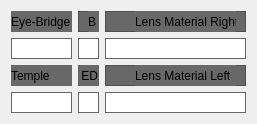
  <widget class="QWidget" name="layoutWidget">
   <property name="geometry">
    <rect>
     <x>20</x>
     <y>240</y>
     <width>237</width>
     <height>104</height>
    </rect>
   </property>
   <layout class="QGridLayout" name="gridLayout">
    <item row="0" column="0">
     <widget class="QFrame" name="frame_31">
      <property name="minimumSize">
       <size>
        <width>61</width>
        <height>21</height>
       </size>
      </property>
      <property name="maximumSize">
       <size>
        <width>61</width>
        <height>21</height>
       </size>
      </property>
      <property name="styleSheet">
       <string notr="true">background-color: #686868;</string>
      </property>
      <property name="frameShape">
       <enum>QFrame::StyledPanel</enum>
      </property>
      <property name="frameShadow">
       <enum>QFrame::Raised</enum>
      </property>
      <widget class="QLabel" name="label_56">
       <property name="geometry">
        <rect>
         <x>0</x>
         <y>0</y>
         <width>61</width>
         <height>21</height>
        </rect>
       </property>
       <property name="minimumSize">
        <size>
         <width>61</width>
         <height>21</height>
        </size>
       </property>
       <property name="maximumSize">
        <size>
         <width>61</width>
         <height>21</height>
        </size>
       </property>
       <property name="text">
        <string>Eye-Bridge</string>
       </property>
      </widget>
     </widget>
    </item>
    <item row="0" column="1">
     <widget class="QFrame" name="frame_36">
      <property name="minimumSize">
       <size>
        <width>21</width>
        <height>21</height>
       </size>
      </property>
      <property name="maximumSize">
       <size>
        <width>21</width>
        <height>21</height>
       </size>
      </property>
      <property name="styleSheet">
       <string notr="true">background-color: #686868;</string>
      </property>
      <property name="frameShape">
       <enum>QFrame::StyledPanel</enum>
      </property>
      <property name="frameShadow">
       <enum>QFrame::Raised</enum>
      </property>
      <widget class="QLabel" name="label_65">
       <property name="geometry">
        <rect>
         <x>10</x>
         <y>0</y>
         <width>21</width>
         <height>21</height>
        </rect>
       </property>
       <property name="minimumSize">
        <size>
         <width>21</width>
         <height>21</height>
        </size>
       </property>
       <property name="maximumSize">
        <size>
         <width>21</width>
         <height>21</height>
        </size>
       </property>
       <property name="text">
        <string>B</string>
       </property>
      </widget>
     </widget>
    </item>
    <item row="0" column="2">
     <widget class="QFrame" name="frame_38">
      <property name="minimumSize">
       <size>
        <width>141</width>
        <height>21</height>
       </size>
      </property>
      <property name="maximumSize">
       <size>
        <width>141</width>
        <height>21</height>
       </size>
      </property>
      <property name="styleSheet">
       <string notr="true">background-color: #686868;</string>
      </property>
      <property name="frameShape">
       <enum>QFrame::StyledPanel</enum>
      </property>
      <property name="frameShadow">
       <enum>QFrame::Raised</enum>
      </property>
      <widget class="QLabel" name="label_LensMaterial">
       <property name="geometry">
        <rect>
         <x>30</x>
         <y>0</y>
         <width>101</width>
         <height>21</height>
        </rect>
       </property>
       <property name="minimumSize">
        <size>
         <width>101</width>
         <height>21</height>
        </size>
       </property>
       <property name="maximumSize">
        <size>
         <width>101</width>
         <height>21</height>
        </size>
       </property>
       <property name="text">
        <string>Lens Material Right</string>
       </property>
      </widget>
     </widget>
    </item>
    <item row="1" column="0">
     <widget class="QLineEdit" name="lineEdit_EyeBridge">
      <property name="minimumSize">
       <size>
        <width>61</width>
        <height>21</height>
       </size>
      </property>
      <property name="maximumSize">
       <size>
        <width>61</width>
        <height>21</height>
       </size>
      </property>
      <property name="styleSheet">
       <string notr="true">border: 1px solid #686868;</string>
      </property>
     </widget>
    </item>
    <item row="1" column="1">
     <widget class="QLineEdit" name="lineEdit_B">
      <property name="minimumSize">
       <size>
        <width>21</width>
        <height>21</height>
       </size>
      </property>
      <property name="maximumSize">
       <size>
        <width>21</width>
        <height>21</height>
       </size>
      </property>
      <property name="styleSheet">
       <string notr="true">border: 1px solid #686868;</string>
      </property>
     </widget>
    </item>
    <item row="1" column="2">
     <widget class="QLineEdit" name="lineEdit_LensMaterialRight">
      <property name="minimumSize">
       <size>
        <width>141</width>
        <height>21</height>
       </size>
      </property>
      <property name="maximumSize">
       <size>
        <width>141</width>
        <height>21</height>
       </size>
      </property>
      <property name="styleSheet">
       <string notr="true">border: 1px solid #686868;</string>
      </property>
     </widget>
    </item>
    <item row="2" column="0">
     <widget class="QFrame" name="frame_35">
      <property name="minimumSize">
       <size>
        <width>61</width>
        <height>21</height>
       </size>
      </property>
      <property name="maximumSize">
       <size>
        <width>61</width>
        <height>21</height>
       </size>
      </property>
      <property name="styleSheet">
       <string notr="true">background-color: #686868;</string>
      </property>
      <property name="frameShape">
       <enum>QFrame::StyledPanel</enum>
      </property>
      <property name="frameShadow">
       <enum>QFrame::Raised</enum>
      </property>
      <widget class="QLabel" name="label_61">
       <property name="geometry">
        <rect>
         <x>0</x>
         <y>0</y>
         <width>61</width>
         <height>21</height>
        </rect>
       </property>
       <property name="minimumSize">
        <size>
         <width>61</width>
         <height>21</height>
        </size>
       </property>
       <property name="maximumSize">
        <size>
         <width>61</width>
         <height>21</height>
        </size>
       </property>
       <property name="text">
        <string>Temple</string>
       </property>
      </widget>
     </widget>
    </item>
    <item row="2" column="1">
     <widget class="QFrame" name="frame_37">
      <property name="minimumSize">
       <size>
        <width>21</width>
        <height>21</height>
       </size>
      </property>
      <property name="maximumSize">
       <size>
        <width>21</width>
        <height>21</height>
       </size>
      </property>
      <property name="styleSheet">
       <string notr="true">background-color: #686868;</string>
      </property>
      <property name="frameShape">
       <enum>QFrame::StyledPanel</enum>
      </property>
      <property name="frameShadow">
       <enum>QFrame::Raised</enum>
      </property>
      <widget class="QLabel" name="label_66">
       <property name="geometry">
        <rect>
         <x>0</x>
         <y>0</y>
         <width>31</width>
         <height>21</height>
        </rect>
       </property>
       <property name="minimumSize">
        <size>
         <width>31</width>
         <height>21</height>
        </size>
       </property>
       <property name="maximumSize">
        <size>
         <width>31</width>
         <height>21</height>
        </size>
       </property>
       <property name="text">
        <string> ED</string>
       </property>
      </widget>
     </widget>
    </item>
    <item row="2" column="2">
     <widget class="QFrame" name="frame_58">
      <property name="minimumSize">
       <size>
        <width>141</width>
        <height>21</height>
       </size>
      </property>
      <property name="maximumSize">
       <size>
        <width>141</width>
        <height>21</height>
       </size>
      </property>
      <property name="styleSheet">
       <string notr="true">background-color: #686868;</string>
      </property>
      <property name="frameShape">
       <enum>QFrame::StyledPanel</enum>
      </property>
      <property name="frameShadow">
       <enum>QFrame::Raised</enum>
      </property>
      <widget class="QLabel" name="label_LensMaterial_3">
       <property name="geometry">
        <rect>
         <x>30</x>
         <y>0</y>
         <width>101</width>
         <height>21</height>
        </rect>
       </property>
       <property name="minimumSize">
        <size>
         <width>101</width>
         <height>21</height>
        </size>
       </property>
       <property name="maximumSize">
        <size>
         <width>101</width>
         <height>21</height>
        </size>
       </property>
       <property name="text">
        <string>Lens Material Left</string>
       </property>
      </widget>
     </widget>
    </item>
    <item row="3" column="0">
     <widget class="QLineEdit" name="lineEdit_Temple">
      <property name="minimumSize">
       <size>
        <width>61</width>
        <height>21</height>
       </size>
      </property>
      <property name="maximumSize">
       <size>
        <width>61</width>
        <height>21</height>
       </size>
      </property>
      <property name="styleSheet">
       <string notr="true">border: 1px solid #686868;</string>
      </property>
     </widget>
    </item>
    <item row="3" column="1">
     <widget class="QLineEdit" name="lineEdit_ED">
      <property name="minimumSize">
       <size>
        <width>21</width>
        <height>21</height>
       </size>
      </property>
      <property name="maximumSize">
       <size>
        <width>21</width>
        <height>21</height>
       </size>
      </property>
      <property name="styleSheet">
       <string notr="true">border: 1px solid #686868;</string>
      </property>
     </widget>
    </item>
    <item row="3" column="2">
     <widget class="QLineEdit" name="lineEdit_LensMaterialLeft">
      <property name="minimumSize">
       <size>
        <width>141</width>
        <height>21</height>
       </size>
      </property>
      <property name="maximumSize">
       <size>
        <width>141</width>
        <height>21</height>
       </size>
      </property>
      <property name="styleSheet">
       <string notr="true">border: 1px solid #686868;</string>
      </property>
     </widget>
    </item>
   </layout>
  </widget>
